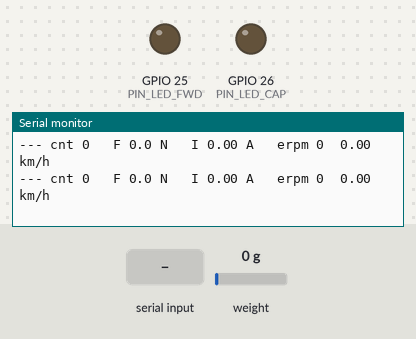
The sketch below on a simulated ESP32. Parts: output pins drawn as LEDs (lit = HIGH), the last lines printed to the serial monitor. Inputs (shaded band) come from the test bench; at power-on: weight on the scale 0 g. EEPROM starts erased.

Above: at 3.6 s.
3.7 s: "k\n" received over Serial
At 3.99 s:
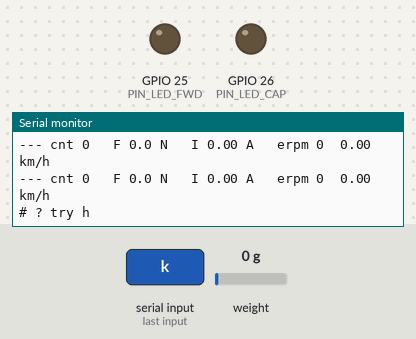
5.3 s: "x 45\n" received over Serial
At 5.51 s:
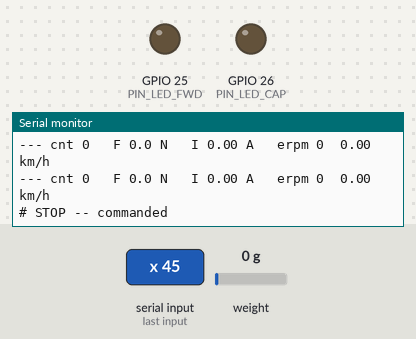
6.8 s: "a 45\n" received over Serial
At 6.99 s:
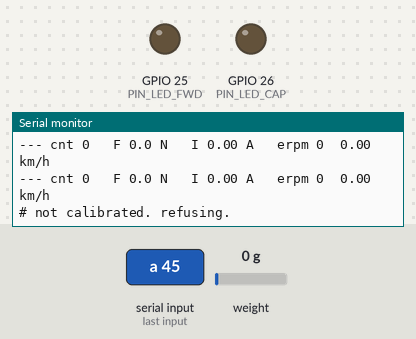

The sketch:

assist_bench.ino
```cpp
/*
  assist_bench.ino  —  first closed loop: hand on the bar, torque at the wheel
  ESP32-WROOM-32  +  HX711 + bar load cell  <->  Flipsky Mini V6 MK5 (sensored)

  WHAT THIS IS
  The simplest thing that can possibly work. Force in, current out, one
  direction, hard limits everywhere. It is NOT the four-quadrant law --
  there is no speed sign logic, no launch/cruise gain switch, no taper.
  Those come after we know a human in the loop feels sane.

  WHAT IT DOES
      newtons  ->  deadband  ->  gain  ->  rate limit  ->  current
  and a hard ERPM ceiling that zeroes the command if the wheel runs away.

  --------------------------------------------------------------------------
  BEFORE YOU UPLOAD -- ALL FIVE

    [ ] Wheel OFF the bench, secured, free to spin, nothing in its path
    [ ] ESC power button within reach. That is the abort.
    [ ] App to Use = UART
    [ ] Load cell calibrated and SAVED to flash (handle_cal, 's')
    [ ] You have read the runaway note below

  THE RUNAWAY NOTE
  Current control on an unloaded wheel accelerates until it runs out of
  voltage. On the chair, a person and the ground are the load. On a bench
  there is nothing, so even a small current winds the wheel up fast. That
  is why ERPM_CEILING exists, and why it starts low.

  --------------------------------------------------------------------------
  WIRING   (all of it already on the bench)

    HX711   VCC->3V3   GND->GND   DT->D18   SCK->D19
    LEDs    D25 green (push)   D26 yellow (over ceiling)
    ESC     COMM pin 3 -> D16 (RX2)   pin 4 -> D17 (TX2)   pin 6 -> GND

  SERIAL  115200

  COMMANDS
    a           arm
    x           STOP -- zero current, disarm
    k <A/N>     gain, amps per newton      (default 0.10)
    m <A>       max current                (default 1.5, hard cap 3.0)
    e <erpm>    speed ceiling              (default 2000 = 4.1 km/h)
    b <N>       deadband in newtons        (default 4.0)
    t           tare the load cell
    d           toggle the live stream
    h           help

  START ARMED WITH THE DEFAULTS AND PUSH GENTLY. Watch the numbers before
  you trust your hand.
  --------------------------------------------------------------------------
*/

#include "HX711.h"
#include <Preferences.h>

// ---------------- pins ----------------
const int PIN_DT      = 18;
const int PIN_SCK     = 19;
const int PIN_LED_FWD = 25;
const int PIN_LED_CAP = 26;
const int PIN_RX      = 16;
const int PIN_TX      = 17;

#define VESC Serial2
const long VESC_BAUD = 115200;

const uint8_t COMM_GET_VALUES  = 4;
const uint8_t COMM_SET_CURRENT = 6;

// ---------------- limits ----------------
const float I_HARD_CAP   = 3.0f;      // nothing may exceed this, ever
const float RAMP_A_PER_S = 4.0f;      // how fast current may change
const unsigned long SEND_MS = 20;     // 50 Hz, well inside the ESC's 1 s timeout
const unsigned long POLL_MS = 200;    // how often we ask for speed

// ---------------- tunables ----------------
float gainAperN   = 0.10f;
float iMax        = 1.5f;
float erpmCeiling = 2000.0f;          // 4.1 km/h on this wheel
float deadbandN   = 4.0f;

// ---------------- state ----------------
HX711 scale;
Preferences prefs;

float calSlope = 0.0f, calIntercept = 0.0f;
bool  calValid = false;
long  zeroOffset = 0;
float smoothed = 0.0f;
const float ALPHA = 0.30f;

bool  armed      = false;
bool  streaming  = true;
float forceN     = 0.0f;
float cmdAmps    = 0.0f;
int32_t lastErpm = 0;
bool  ceilingHit = false;

unsigned long lastSend = 0, lastPoll = 0, lastPrint = 0;
uint8_t rxBuf[512];

// ---------------------------------------------------------------- protocol

uint16_t crc16(const uint8_t *b, unsigned n) {
  uint16_t c = 0;
  for (unsigned i = 0; i < n; i++) {
    c ^= (uint16_t)b[i] << 8;
    for (int k = 0; k < 8; k++)
      c = (c & 0x8000) ? (uint16_t)((c << 1) ^ 0x1021) : (uint16_t)(c << 1);
  }
  return c;
}

void sendPayload(const uint8_t *p, uint8_t n) {
  uint16_t c = crc16(p, n);
  VESC.write((uint8_t)0x02); VESC.write(n); VESC.write(p, n);
  VESC.write((uint8_t)(c >> 8)); VESC.write((uint8_t)(c & 0xFF));
  VESC.write((uint8_t)0x03);
}

// EVERY motion command goes through here. One clamp, one path to the motor.
void sendCurrent(float amps) {
  if (!armed)          amps = 0.0f;
  if (amps > iMax)     amps = iMax;
  if (amps > I_HARD_CAP) amps = I_HARD_CAP;
  if (amps < 0.0f)     amps = 0.0f;        // forward only in this sketch
  int32_t ma = (int32_t)(amps * 1000.0f);
  uint8_t p[5];
  p[0] = COMM_SET_CURRENT;
  p[1] = (ma >> 24) & 0xFF; p[2] = (ma >> 16) & 0xFF;
  p[3] = (ma >>  8) & 0xFF; p[4] =  ma        & 0xFF;
  sendPayload(p, 5);
}

int readPacket(unsigned long ms) {
  unsigned long t0 = millis();
  int st = 0, len = 0, got = 0, need = 1, lgot = 0;
  uint16_t crcRx = 0;
  while (millis() - t0 < ms) {
    if (!VESC.available()) { delay(1); continue; }
    uint8_t c = VESC.read();
    switch (st) {
      case 0: if (c == 0x02) { need = 1; lgot = 0; len = 0; st = 1; }
              else if (c == 0x03) { need = 2; lgot = 0; len = 0; st = 1; }
              break;
      case 1: len = (len << 8) | c;
              if (++lgot >= need) {
                if (len <= 0 || len > (int)sizeof(rxBuf)) { st = 0; break; }
                got = 0; st = 2;
              }
              break;
      case 2: rxBuf[got++] = c; if (got >= len) { crcRx = 0; got = 0; st = 3; } break;
      case 3: crcRx = (crcRx << 8) | c; if (++got >= 2) st = 4; break;
      case 4: if (c == 0x03 && crc16(rxBuf, len) == crcRx) return len; st = 0; break;
    }
  }
  return -1;
}

// Ask the ESC how fast the wheel is turning. Short timeout so the control
// loop never stalls waiting.
void pollSpeed() {
  while (VESC.available()) VESC.read();
  uint8_t id = COMM_GET_VALUES;
  sendPayload(&id, 1);
  int len = readPacket(40);
  if (len < 29) return;
  // skip to rpm: temps(4) currents(16) duty(2) = byte 23
  int i = 23;
  lastErpm = ((int32_t)rxBuf[i] << 24) | ((int32_t)rxBuf[i+1] << 16) |
             ((int32_t)rxBuf[i+2] << 8) | (int32_t)rxBuf[i+3];
}

// ---------------------------------------------------------------- force

void doTare() {
  Serial.println("# taring, hands off the bar...");
  double sum = 0; long n = 0;
  unsigned long t0 = millis();
  zeroOffset = 0;
  while (millis() - t0 < 2000) if (scale.is_ready()) { sum += scale.read(); n++; }
  if (n) zeroOffset = (long)(sum / n);
  smoothed = 0.0f;
  Serial.println("# tared.");
}

float countsToNewtons(float counts) {
  if (!calValid || calSlope == 0.0f) return 0.0f;
  return (counts - calIntercept) / calSlope;
}

// ---------------------------------------------------------------- commands

void allStop(const char *why) {
  armed = false; cmdAmps = 0.0f;
  uint8_t p[5] = { COMM_SET_CURRENT, 0, 0, 0, 0 };
  sendPayload(p, 5);
  Serial.print("# STOP -- "); Serial.println(why);
}

void help() {
  Serial.println("# a arm | x STOP | t tare | d stream | h help");
  Serial.println("# c <slope> <intercept>  set calibration directly");
  Serial.println("# k <A/N> gain | m <A> max | e <erpm> ceiling | b <N> deadband");
  Serial.print("# gain "); Serial.print(gainAperN, 3);
  Serial.print("  max "); Serial.print(iMax, 2);
  Serial.print(" A  ceiling "); Serial.print(erpmCeiling, 0);
  Serial.print(" erpm ("); Serial.print(erpmCeiling / 482.0f, 1);
  Serial.print(" km/h)  deadband "); Serial.print(deadbandN, 1);
  Serial.println(" N");
}

void setup() {
  Serial.begin(115200);
  delay(400);
  pinMode(PIN_LED_FWD, OUTPUT);
  pinMode(PIN_LED_CAP, OUTPUT);
  VESC.begin(VESC_BAUD, SERIAL_8N1, PIN_RX, PIN_TX);

  Serial.println();
  Serial.println("=== assist_bench ===");
  Serial.println("# force in, current out. one direction. disarmed at boot.");

  scale.begin(PIN_DT, PIN_SCK);
  unsigned long t0 = millis();
  while (!scale.is_ready()) {
    if (millis() - t0 > 3000) {
      Serial.println("# HX711 NOT RESPONDING -- check 3V3, GND, D18, D19");
      while (1) delay(1000);
    }
    delay(50);
  }

  prefs.begin("handle", true);
  calSlope     = prefs.getFloat("slope", 0.0f);
  calIntercept = prefs.getFloat("inter", 0.0f);
  calValid     = prefs.getBool("valid", false);
  prefs.end();

  if (!calValid) {
    Serial.println("# NO CALIBRATION IN FLASH. run handle_cal and save it first.");
    Serial.println("# refusing to arm without one -- force would be meaningless.");
    Serial.println("# enter yours directly:   c 10980.85 15543.0");
  } else {
    Serial.print("# calibration: "); Serial.print(calSlope, 1);
    Serial.println(" counts/N");
  }

  doTare();
  help();
  Serial.println("# 'a' to arm. push gently.");
}

void loop() {
  // ---- commands ----
  if (Serial.available()) {
    String line = Serial.readStringUntil('\n');
    line.trim();
    if (line.length()) {
      char c = line.charAt(0);
      float v = line.substring(1).toFloat();
      if      (c == 'x') allStop("commanded");
      else if (c == 'a') {
        if (!calValid) Serial.println("# not calibrated. refusing.");
        else { armed = true; Serial.println("# ARMED. push the bar. 'x' stops."); }
      }
      else if (c == 't') doTare();
      else if (c == 'c') {
        String arg = line.substring(1); arg.trim();
        int sp = arg.indexOf(' ');
        float sl = (sp > 0) ? arg.substring(0, sp).toFloat() : 0.0f;
        float ic = (sp > 0) ? arg.substring(sp + 1).toFloat() : 0.0f;
        if (sl != 0.0f) {
          calSlope = sl; calIntercept = ic; calValid = true;
          prefs.begin("handle", false);
          prefs.putFloat("slope", calSlope);
          prefs.putFloat("inter", calIntercept);
          prefs.putBool("valid", true);
          prefs.end();
          Serial.print("# calibration set and saved: ");
          Serial.print(calSlope, 2); Serial.print(" counts/N, intercept ");
          Serial.println(calIntercept, 1);
        } else {
          Serial.println("# usage:  c <slope> <intercept>");
          Serial.println("# yours from 10-11:  c 10980.85 15543.0");
        }
      }
      else if (c == 'd') { streaming = !streaming;
                           Serial.println(streaming ? "# stream on" : "# stream off"); }
      else if (c == 'k' && v > 0) { gainAperN = v; help(); }
      else if (c == 'm' && v > 0) { iMax = (v > I_HARD_CAP) ? I_HARD_CAP : v; help(); }
      else if (c == 'e' && v > 0) { erpmCeiling = v; help(); }
      else if (c == 'b' && v >= 0) { deadbandN = v; help(); }
      else if (c == 'h') help();
      else Serial.println("# ? try h");
    }
  }

  // ---- force ----
  if (scale.is_ready()) {
    long raw = scale.read() - zeroOffset;
    smoothed = (1.0f - ALPHA) * smoothed + ALPHA * (float)raw;
    forceN = countsToNewtons(smoothed);
  }

  // ---- speed ----
  if (millis() - lastPoll >= POLL_MS) { lastPoll = millis(); pollSpeed(); }

  // ---- the law, such as it is ----
  float want = 0.0f;
  if (armed) {
    float f = forceN - deadbandN;
    if (f > 0.0f) want = f * gainAperN;
    if (want > iMax) want = iMax;
  }

  ceilingHit = (fabs((float)lastErpm) > erpmCeiling);
  if (ceilingHit) want = 0.0f;         // hard ceiling, no blending yet

  // rate limit, so the wheel is never shoved
  float maxStep = RAMP_A_PER_S * (SEND_MS / 1000.0f);
  if (want > cmdAmps + maxStep) cmdAmps += maxStep;
  else if (want < cmdAmps - maxStep) cmdAmps -= maxStep;
  else cmdAmps = want;

  // ---- send ----
  if (millis() - lastSend >= SEND_MS) {
    lastSend = millis();
    sendCurrent(cmdAmps);
  }

  // ---- lights ----
  int duty = (int)(255.0f * (cmdAmps / (iMax > 0 ? iMax : 1.0f)));
  if (duty > 255) duty = 255;
  if (duty < 0) duty = 0;
  analogWrite(PIN_LED_FWD, armed ? duty : 0);
  digitalWrite(PIN_LED_CAP, ceilingHit ? HIGH : LOW);

  // ---- stream ----
  if (streaming && millis() - lastPrint >= 200) {
    lastPrint = millis();
    Serial.print(armed ? "ARM " : "--- ");
    Serial.print("cnt "); Serial.print((long)smoothed); Serial.print("   ");
    Serial.print("F "); Serial.print(forceN, 1); Serial.print(" N   ");
    Serial.print("I "); Serial.print(cmdAmps, 2); Serial.print(" A   ");
    Serial.print("erpm "); Serial.print(lastErpm);
    Serial.print("  "); Serial.print(lastErpm / 482.0f, 2); Serial.print(" km/h");
    if (ceilingHit) Serial.print("   [CEILING]");
    Serial.println();
  }

  delay(2);
}
```

Measured:
- after the input at 3.7 s, the serial monitor: prints a new line after 0.11 s (image 1)
- after the input at 5.3 s, the serial monitor: prints a new line after 0.09 s (image 2)
- after the input at 6.8 s, the serial monitor: prints a new line after 0.06 s (image 3)
